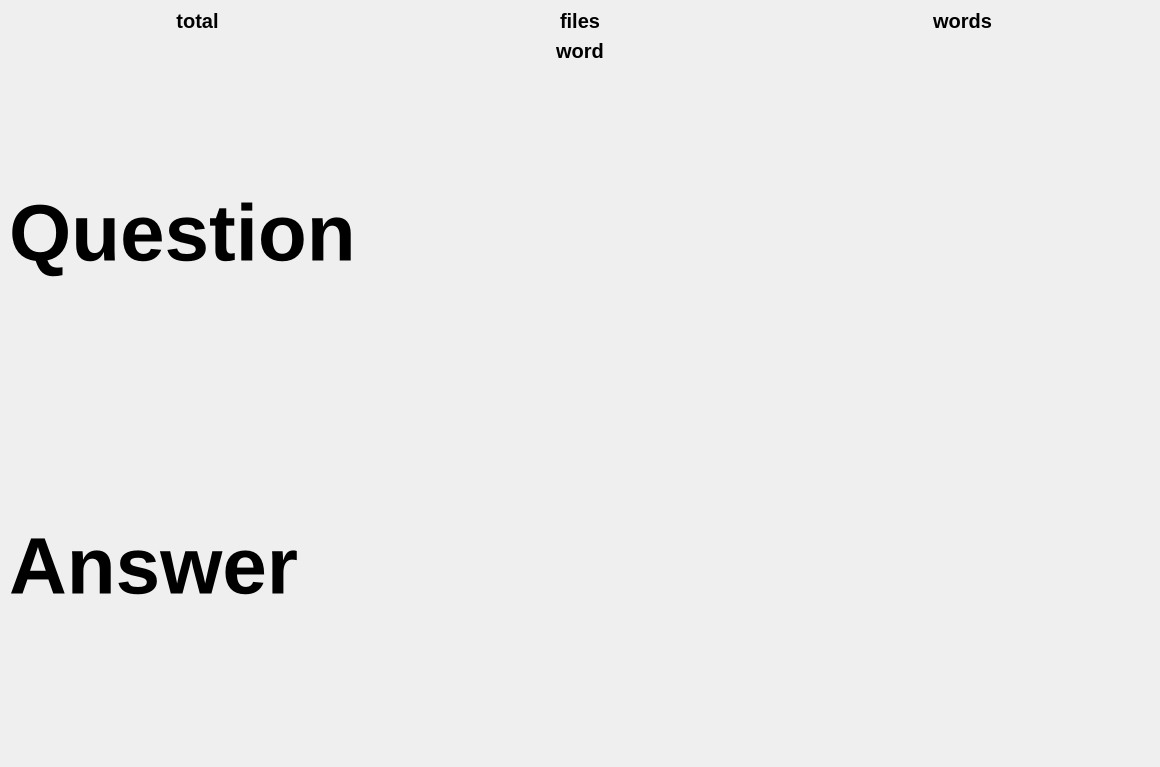
<?xml version="1.0" encoding="UTF-8"?>
<ui version="4.0">
 <class>Window</class>
 <widget class="QMainWindow" name="Window">
  <property name="geometry">
   <rect>
    <x>0</x>
    <y>0</y>
    <width>1160</width>
    <height>767</height>
   </rect>
  </property>
  <property name="windowTitle">
   <string>Word Trainer</string>
  </property>
  <widget class="QWidget" name="centralwidget">
   <layout class="QVBoxLayout" name="verticalLayout" stretch="0,0,0,1,1,0">
    <item>
     <layout class="QHBoxLayout" name="horizontalLayout">
      <item>
       <widget class="QLabel" name="label_total">
        <property name="font">
         <font>
          <pointsize>15</pointsize>
          <weight>75</weight>
          <bold>true</bold>
         </font>
        </property>
        <property name="text">
         <string>total</string>
        </property>
        <property name="alignment">
         <set>Qt::AlignCenter</set>
        </property>
       </widget>
      </item>
      <item>
       <widget class="QLabel" name="label_files">
        <property name="font">
         <font>
          <pointsize>15</pointsize>
          <weight>75</weight>
          <bold>true</bold>
         </font>
        </property>
        <property name="text">
         <string>files</string>
        </property>
        <property name="alignment">
         <set>Qt::AlignCenter</set>
        </property>
       </widget>
      </item>
      <item>
       <widget class="QLabel" name="label_words">
        <property name="font">
         <font>
          <pointsize>15</pointsize>
          <weight>75</weight>
          <bold>true</bold>
         </font>
        </property>
        <property name="text">
         <string>words</string>
        </property>
        <property name="alignment">
         <set>Qt::AlignCenter</set>
        </property>
       </widget>
      </item>
     </layout>
    </item>
    <item>
     <layout class="QHBoxLayout" name="lo_diagram"/>
    </item>
    <item>
     <widget class="QLabel" name="label_word">
      <property name="font">
       <font>
        <pointsize>15</pointsize>
        <weight>75</weight>
        <bold>true</bold>
       </font>
      </property>
      <property name="text">
       <string>word</string>
      </property>
      <property name="alignment">
       <set>Qt::AlignCenter</set>
      </property>
     </widget>
    </item>
    <item>
     <widget class="QLabel" name="label_question">
      <property name="font">
       <font>
        <pointsize>60</pointsize>
        <weight>75</weight>
        <italic>false</italic>
        <bold>true</bold>
       </font>
      </property>
      <property name="text">
       <string>Question</string>
      </property>
      <property name="alignment">
       <set>Qt::AlignJustify|Qt::AlignVCenter</set>
      </property>
      <property name="wordWrap">
       <bool>true</bool>
      </property>
     </widget>
    </item>
    <item>
     <widget class="QLabel" name="label_answer">
      <property name="font">
       <font>
        <pointsize>60</pointsize>
        <weight>75</weight>
        <italic>false</italic>
        <bold>true</bold>
       </font>
      </property>
      <property name="text">
       <string>Answer</string>
      </property>
      <property name="alignment">
       <set>Qt::AlignJustify|Qt::AlignVCenter</set>
      </property>
      <property name="wordWrap">
       <bool>true</bool>
      </property>
     </widget>
    </item>
    <item>
     <widget class="QLabel" name="label_last">
      <property name="font">
       <font>
        <pointsize>15</pointsize>
        <weight>75</weight>
        <bold>true</bold>
       </font>
      </property>
      <property name="text">
       <string/>
      </property>
     </widget>
    </item>
   </layout>
  </widget>
 </widget>
 <resources/>
 <connections/>
</ui>
